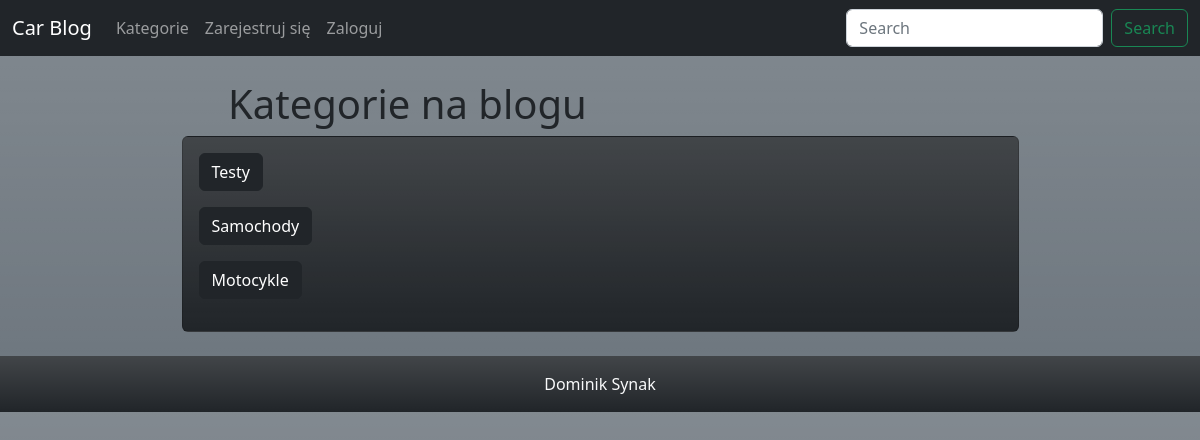
The page /category-list/ on the database as committed earlier.
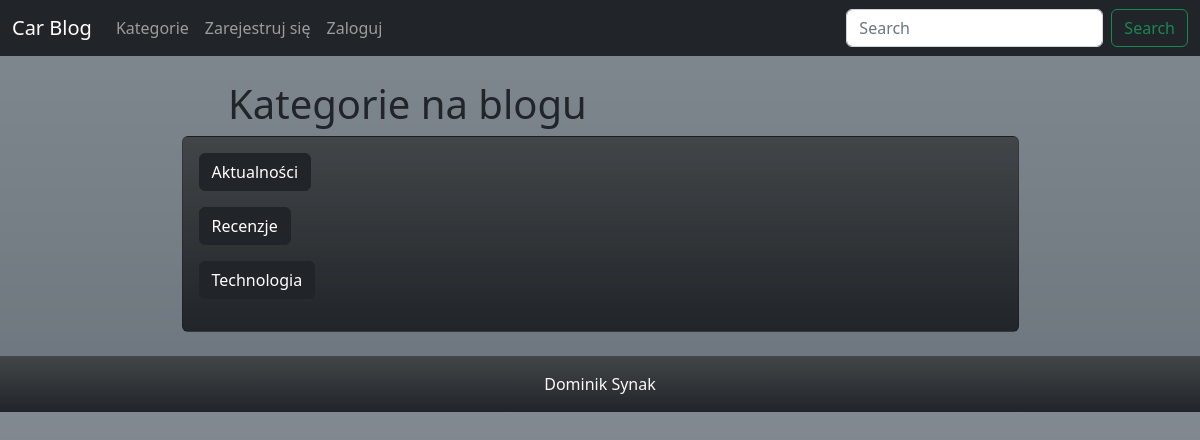
The same page on the database as committed later.
### carblog/models.py (models this page shows, shortened)
class Category(models.Model):
    name = models.CharField(max_length=255)
    def __str__(self):
        return self.name

### carblog/views.py (the view)
# urls.py: path('category-list/', CategoryListView, name='category-list'),
def CategoryListView(request):
    cat_menu_list = Category.objects.all()
    return render(request, 'category_list.html', {'cat_menu_list':cat_menu_list})

### carblog/templates/category_list.html (shortened to what this page needs)
{% extends 'base.html' %}
{% block content %}
<div class="col-12 col-md-8 mx-auto">
    <h1>Kategorie na blogu</h1>
</div>
<div class="card bg-dark bg-gradient text-white w-75 mx-auto">
    <div class="card-body">
        {% for item in cat_menu_list %}
        <a role="button" class="btn btn-dark mr-2 mb-3" href="{% url 'category' item|slugify %}">
            {{ item | capfirst }}
        </a>
        <br>
        {% endfor %}
    </div>
</div>
<br>
{% endblock %}

### carblog/templates/base.html (shortened to what this page needs)
<!doctype html>
<html lang="en">
<head>
  <link href="https://cdn.jsdelivr.net/npm/bootstrap@5.2.3/dist/css/bootstrap.min.css" rel="stylesheet"
>
</head>
<body class="bg-secondary bg-gradient">
  <nav class="navbar navbar-expand-lg navbar-dark bg-dark">
    <div class="container-fluid">
      <a class="navbar-brand" href="{% url 'home' %}">Car Blog</a>
      <div class="collapse navbar-collapse" id="navbarSupportedContent">
        <ul class="navbar-nav mr-auto">
          {% if cat_menu %}
          <li class="nav-item dropdown">
            <a class="nav-link dropdown-toggle" href="#" id="navbarDropdown" role="button" data-bs-toggle="dropdown"
              aria-expanded="false">
              Kategorie
            </a>
            <ul class="dropdown-menu dropdown-menu-dark">
              {% for item in cat_menu %}
              <li> <a class="dropdown-item rounded-2" href="{% url 'category' item|slugify %}">
                  {{ item | capfirst }}</a>
              </li>
              {% endfor %}
            </ul>
          </li>
          {% else %}
          <li class="nav-item">
            <a class="nav-link" href="{% url 'category-list' %}">Kategorie</a>
          </li>
          {% endif %}
          {% if user.is_authenticated %}
          <li class="nav-item">
            <a class="nav-link" href="{% url 'add_post' %}">Dodaj Artykuł</a>
          </li>
          <li class="nav-item">
            <a class="nav-link" href="{% url 'add_category' %}">Dodaj kategorię</a>
          </li>
          <li class="nav-item">
            <a class="nav-link" href="{% url 'logout' %}">Wyloguj</a>
          </li>
          {% else %}
          <li class="nav-item">
            <a class="nav-link" href="{% url 'register' %}">Zarejestruj się</a>
          </li>
          <li class="nav-item">
            <a class="nav-link" href="{% url 'login' %}">Zaloguj</a>
          </li>
          {% endif %}
        </ul>
      </div>
      <div class="float-end">
        <form class="d-flex" method="GET" action="{% url 'search_result' %}">
          <input class="form-control me-2" type="search" placeholder="Search" aria-label="Search" name="search">
          <button class="btn btn-outline-success" type="submit">Search</button>
        </form>
      </div>
    </div>
  </nav>
  <br />
  <div class="container">
    {% block content %}
    {% endblock %}
  </div>
  <footer class=" bg-dark bg-gradient text-center text-lg-start text-light">
    <div class="text-center p-3 bg-dark bg-gradient">
      <span class="text-light">Dominik Synak</span>
    </footer>
</body>
</html>

Rows that differ between the two databases and show on the page:
removed Category: name "Testy"
removed Category: name "Samochody"
removed Category: name "Motocykle"
added Category: name "Aktualności"
added Category: name "Recenzje"
added Category: name "Technologia"
